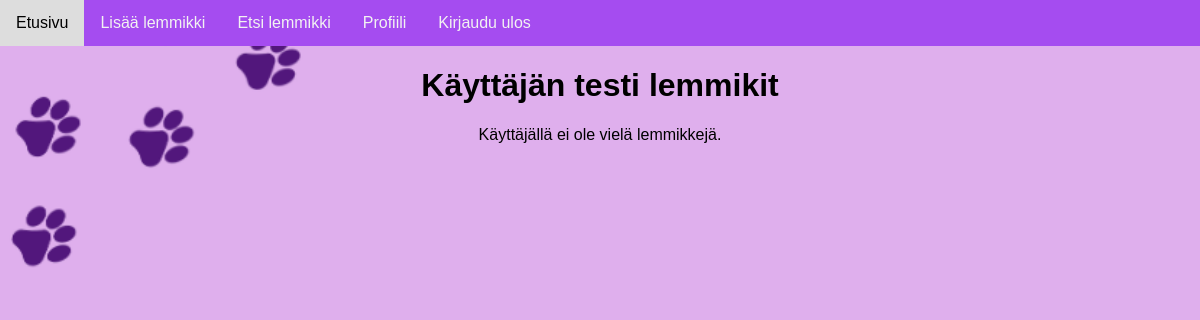
Before: /user/2 (signed in) with the older database file.
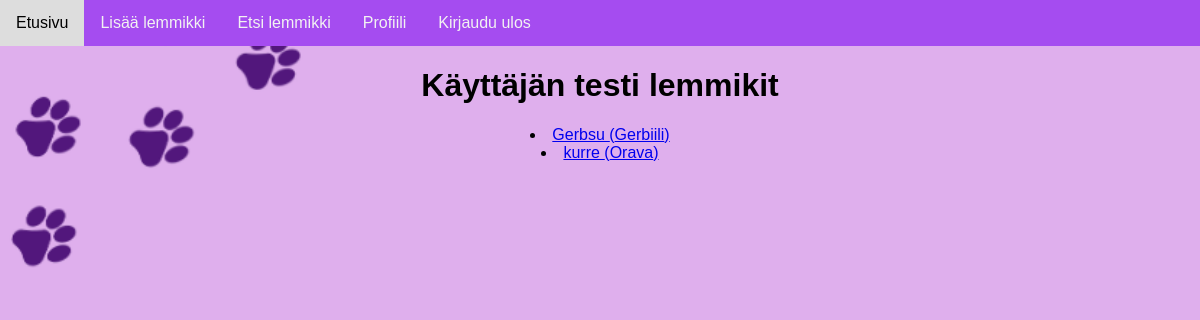
After: the same page with the newer database file.
### tables this page shows
CREATE TABLE users (
    id INTEGER PRIMARY KEY,
    username TEXT UNIQUE,
    password_hash TEXT
);

CREATE TABLE pets (
    id INTEGER PRIMARY KEY AUTOINCREMENT,
    animal_id INTEGER NOT NULL,
    breed_id INTEGER NOT NULL,
    pet_name TEXT NOT NULL,
    description TEXT, user_id INTEGER REFERENCES users(id),
    FOREIGN KEY (animal_id) REFERENCES animals(id),
    FOREIGN KEY (breed_id) REFERENCES breeds(id)
);

CREATE TABLE breeds (
    id INTEGER PRIMARY KEY AUTOINCREMENT,
    animal_id INTEGER,
    breed_name TEXT NOT NULL,
    FOREIGN KEY (animal_id) REFERENCES animals(id)
);

### app.py (the view)
@app.route("/user/<int:user_id>")
def user_profile(user_id):
    user = db.query("SELECT username FROM users WHERE id = ?", [user_id])
    if not user:
        abort(404)
    username = user[0][0]
    pets_list = db.query("""
        SELECT p.id, p.pet_name, b.breed_name
        FROM pets p
        JOIN breeds b ON p.breed_id = b.id
        WHERE p.user_id = ?
        ORDER BY p.pet_name
    """, [user_id])
    return render_template("user_profile.html", username=username, pets=pets_list)

### app.py (called while the page is built)
@app.context_processor
def inject_user_id():
    user_id = None
    if "username" in session:
        result = db.query("SELECT id FROM users WHERE username = ?", [session["username"]])
        if result:
            user_id = result[0][0]
    return dict(session_user_id=user_id)

@app.after_request
def add_header(response):
    response.headers["Cache-Control"] = "no-store, no-cache, must-revalidate, max-age=0"
    response.headers["Pragma"] = "no-cache"
    response.headers["Expires"] = "0"
    return response

### db.py (called while the page is built)
def get_connection():
    con = sqlite3.connect("database.db")
    con.execute("PRAGMA foreign_keys = ON")
    con.row_factory = sqlite3.Row
    return con

def query(sql, params=[]):
    con = get_connection()
    result = con.execute(sql, params).fetchall()
    con.close()
    return result

### templates/user_profile.html (shortened to what this page needs)
{% extends "base.html" %}
{% block content %}
  <h1>Käyttäjän {{ username }} lemmikit</h1>
  {% if pets %}
      {% for pet in pets %}
        <li><a href="/pet/{{ pet.id }}">{{ pet.pet_name }} ({{ pet.breed_name }})</a></li>
      {% endfor %}
  {% else %}
    <p>Käyttäjällä ei ole vielä lemmikkejä.</p>
  {% endif %}
{% endblock %}

### templates/base.html (shortened to what this page needs)
<!DOCTYPE html>
<html lang="fi">
<head>
  <link rel="stylesheet" href="{{ url_for('static', filename='css/main.css') }}">
</head>
<body class="{% block body_class %}default-page{% endblock %}">
  <nav>
    <a href="/">Etusivu</a>
    {% if session.username %}
      <a href="/new_pet">Lisää lemmikki</a>
      <a href="/find_pet">Etsi lemmikki</a>
      <a href="/user/{{ session_user_id or '' }}">Profiili</a>
      <a href="/logout">Kirjaudu ulos</a>
    {% else %}
      <a href="/login">Kirjaudu sisään</a>
      <a href="/register">Luo tunnus</a>
    {% endif %}
  </nav>
  <div class="content">
    {% block content %}{% endblock %}
  </div>
</body>
</html>

### static/css/main.css (style rules this page uses)
*, *::before, *::after { box-sizing: border-box; }
body { margin: 0; padding: 0; font-family: Arial, sans-serif; }
.default-page { background: url("../images/registerpic.png") no-repeat center center; background-size: cover; background-attachment: fixed; text-align: center; }
nav { background-color: #a54cf0; overflow: hidden; }
nav a { float: left; display: block; color: #f2f2f2; text-align: center; padding: 14px 16px; text-decoration: none; }

Changed rows visible on the page:
added pets: pet_name "Gerbsu", breed_name "Gerbiili"
added pets: pet_name "kurre", breed_name "Orava"
Other visible differences:
text no longer shown: "Käyttäjällä ei ole vielä lemmikkejä."
